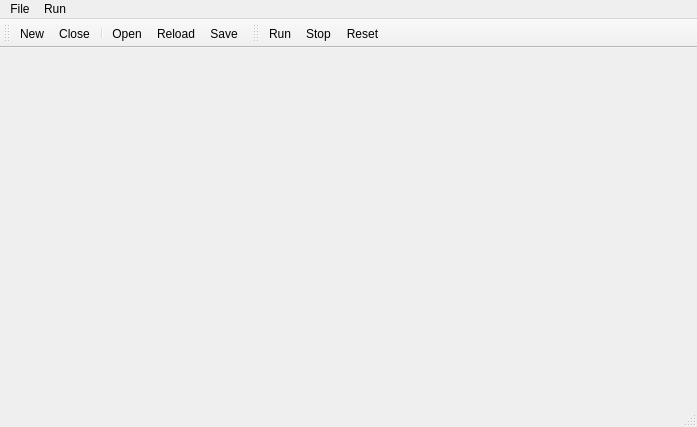
<?xml version="1.0" encoding="UTF-8"?>
<ui version="4.0">
 <class>LuaEditorWindow</class>
 <widget class="QMainWindow" name="LuaEditorWindow">
  <property name="geometry">
   <rect>
    <x>0</x>
    <y>0</y>
    <width>697</width>
    <height>427</height>
   </rect>
  </property>
  <property name="windowTitle">
   <string>MainWindow</string>
  </property>
  <widget class="QWidget" name="centralwidget"/>
  <widget class="QMenuBar" name="menubar">
   <property name="geometry">
    <rect>
     <x>0</x>
     <y>0</y>
     <width>697</width>
     <height>25</height>
    </rect>
   </property>
   <widget class="QMenu" name="menuFile">
    <property name="title">
     <string>File</string>
    </property>
    <addaction name="actionNew"/>
    <addaction name="actionOpen"/>
    <addaction name="actionReload"/>
    <addaction name="separator"/>
    <addaction name="separator"/>
    <addaction name="actionSave_All"/>
    <addaction name="actionSave"/>
    <addaction name="actionSave_As"/>
    <addaction name="separator"/>
    <addaction name="actionClose"/>
    <addaction name="separator"/>
    <addaction name="actionExit"/>
   </widget>
   <widget class="QMenu" name="menuRun">
    <property name="title">
     <string>Run</string>
    </property>
    <addaction name="separator"/>
    <addaction name="actionRun"/>
    <addaction name="actionStop"/>
    <addaction name="actionReset"/>
   </widget>
   <addaction name="menuFile"/>
   <addaction name="menuRun"/>
  </widget>
  <widget class="QToolBar" name="_fileToolBar">
   <property name="windowTitle">
    <string>toolBar</string>
   </property>
   <attribute name="toolBarArea">
    <enum>TopToolBarArea</enum>
   </attribute>
   <attribute name="toolBarBreak">
    <bool>false</bool>
   </attribute>
   <addaction name="actionNew"/>
   <addaction name="actionClose"/>
   <addaction name="separator"/>
   <addaction name="actionOpen"/>
   <addaction name="actionReload"/>
   <addaction name="actionSave"/>
  </widget>
  <widget class="QToolBar" name="toolBar">
   <property name="windowTitle">
    <string>toolBar</string>
   </property>
   <attribute name="toolBarArea">
    <enum>TopToolBarArea</enum>
   </attribute>
   <attribute name="toolBarBreak">
    <bool>false</bool>
   </attribute>
   <addaction name="actionRun"/>
   <addaction name="actionStop"/>
   <addaction name="actionReset"/>
  </widget>
  <widget class="QStatusBar" name="statusbar"/>
  <action name="actionNew">
   <property name="icon">
    <iconset resource="../../rws/rwstudio_resources.qrc">
     <normaloff>:/images/new.png</normaloff>:/images/new.png</iconset>
   </property>
   <property name="text">
    <string>New</string>
   </property>
   <property name="shortcut">
    <string>Ctrl+Shift+N</string>
   </property>
  </action>
  <action name="actionOpen">
   <property name="icon">
    <iconset>
     <normalon>:/images/open.png</normalon>
    </iconset>
   </property>
   <property name="text">
    <string>Open</string>
   </property>
  </action>
  <action name="actionExit">
   <property name="text">
    <string>Exit</string>
   </property>
  </action>
  <action name="actionRun">
   <property name="icon">
    <iconset>
     <normalon>:/forward.png</normalon>
    </iconset>
   </property>
   <property name="text">
    <string>Run</string>
   </property>
   <property name="shortcut">
    <string>Ctrl+Return</string>
   </property>
  </action>
  <action name="actionSave">
   <property name="icon">
    <iconset>
     <normalon>:/filesave.png</normalon>
    </iconset>
   </property>
   <property name="text">
    <string>Save</string>
   </property>
   <property name="shortcut">
    <string>Ctrl+S</string>
   </property>
  </action>
  <action name="actionSave_As">
   <property name="text">
    <string>Save As...</string>
   </property>
  </action>
  <action name="actionReload">
   <property name="icon">
    <iconset>
     <normalon>:/reload.png</normalon>
    </iconset>
   </property>
   <property name="text">
    <string>Reload</string>
   </property>
  </action>
  <action name="actionClose">
   <property name="icon">
    <iconset resource="../../rws/rwstudio_resources.qrc">
     <normaloff>:/images/close.png</normaloff>
     <normalon>:/images/close.png</normalon>:/images/close.png</iconset>
   </property>
   <property name="text">
    <string>Close</string>
   </property>
  </action>
  <action name="actionSave_All">
   <property name="text">
    <string>Save All</string>
   </property>
  </action>
  <action name="actionStop">
   <property name="text">
    <string>Stop</string>
   </property>
  </action>
  <action name="actionReset">
   <property name="text">
    <string>Reset</string>
   </property>
   <property name="toolTip">
    <string>Resets the Lua state such as variables</string>
   </property>
  </action>
 </widget>
 <resources>
  <include location="../../rws/rwstudio_resources.qrc"/>
 </resources>
 <connections/>
</ui>
